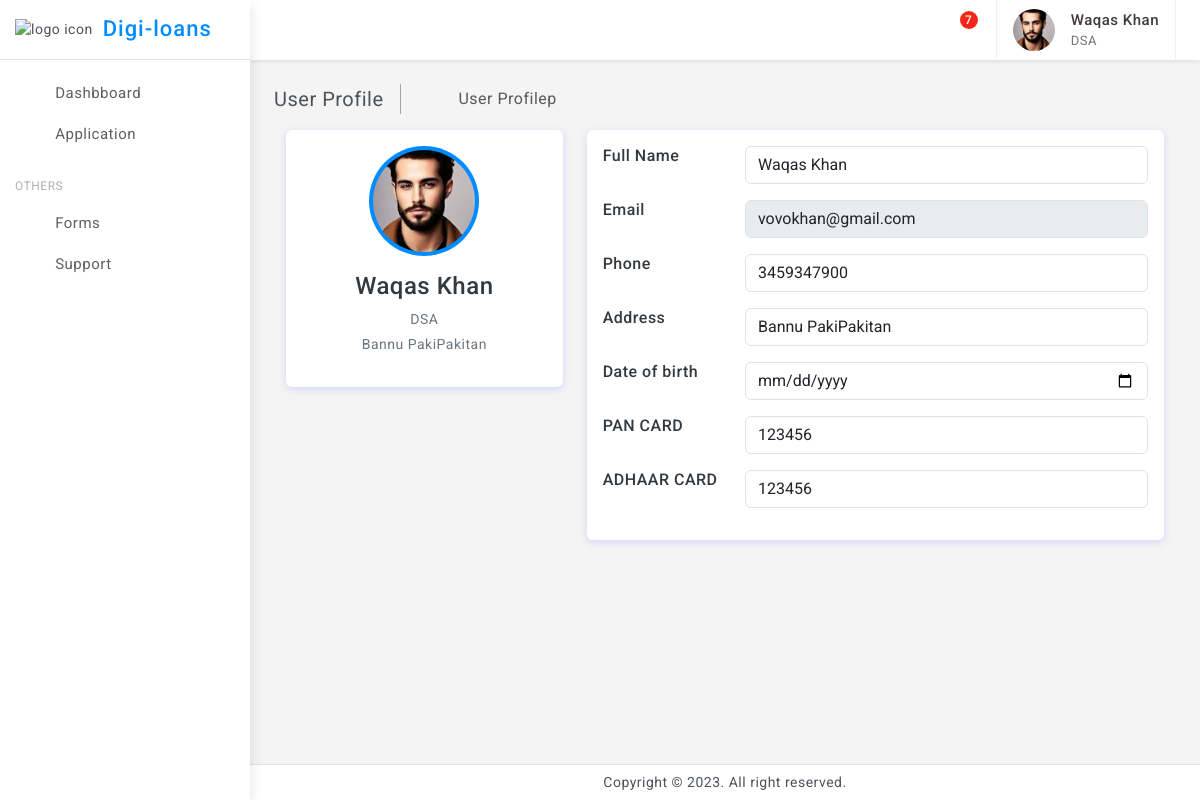
The app's page /dashboard/user_view/481 (signed in) with its own data.
### tables this page shows
CREATE TABLE "Users" (
	"user_id"	INTEGER,
	"email"	TEXT NOT NULL,
	"password"	TEXT NOT NULL,
	"role_id"	INTEGER,
	"full_name"	TEXT,
	"date_of_birth"	TEXT,
	"address"	TEXT,
	"phone_number"	TEXT,
	"created_time"	TIMESTAMP DEFAULT CURRENT_TIMESTAMP,
	"updated_time"	TIMESTAMP DEFAULT CURRENT_TIMESTAMP,
	"approved"	INTEGER,
	"createdBy"	INTEGER,
	"branchBy"	INTEGER,
	PRIMARY KEY("user_id"),
	FOREIGN KEY("branchBy") REFERENCES "Users"("user_id")
);

CREATE TABLE Roles (
                role_id INTEGER PRIMARY KEY,
                role_name TEXT NOT NULL,
                created_time TIMESTAMP DEFAULT CURRENT_TIMESTAMP,
                updated_time TIMESTAMP DEFAULT CURRENT_TIMESTAMP
            );

CREATE TABLE "UserProfile" (
	"id"	INTEGER NOT NULL,
	"user_id"	INTEGER NOT NULL,
	"image"	TEXT,
	PRIMARY KEY("id" AUTOINCREMENT),
	FOREIGN KEY("user_id") REFERENCES "Users"("user_id")
);

CREATE TABLE "UserDocument" (
	"id"	INTEGER NOT NULL UNIQUE,
	"user_id"	INTEGER,
	"adhar_card"	TEXT,
	"pan_card"	TEXT, created_at TIMESTAMP DEFAULT CURRENT_TIMESTAMP,
	PRIMARY KEY("id" AUTOINCREMENT)
);

### flask_app.py (the view)
@app.route('/dashboard/user_view/<int:user_id>', methods=['GET', 'POST'])
def user_view(user_id):
    user=get_user(user_id)
    role=get_role(user[3])
    image=get_user_image(user_id)
    roles=get_roles()
    user_doc=user_documentdb.get_user_document_by_id(user_id)
    return render_template("vertical/user_profile_other.html",user=user,role=role,image=image,roles=roles,user_id=user_id,user_doc=user_doc)

### databse/db_service.py (called while the page is built)
def connect_db():
    return sqlite3.connect('databse/digi_loans.db')

def get_user(user_id):
    conn = connect_db()
    cursor = conn.cursor()
    try:
        cursor.execute('SELECT * FROM Users WHERE user_id = ?', (user_id,))
        user = cursor.fetchone()
        conn.close()
        return user
    except sqlite3.Error as e:
        print("Error getting user:", e)
        conn.close()
        return None

def get_role(role_id):
    conn = connect_db()
    cursor = conn.cursor()
    try:
        cursor.execute('SELECT * FROM Roles WHERE role_id = ?', (role_id,))
        role = cursor.fetchone()
        conn.close()
        return role
    except sqlite3.Error as e:
        print("Error getting role:", e)
        conn.close()
        return None

def get_roles():
    conn = connect_db()
    cursor = conn.cursor()
    try:
        cursor.execute('SELECT * FROM Roles',)
        roles = cursor.fetchall()
        conn.close()
        return roles
    except sqlite3.Error as e:
        print("Error getting role:", e)
        conn.close()
        return None

def get_user_image(user_id):
    try:
        conn = connect_db()
        cursor = conn.cursor()
        cursor.execute('SELECT * FROM UserProfile WHERE user_id = ?', (user_id,))
        result = cursor.fetchone()  # Fetch one row, assuming you want to retrieve a single user's image data
        conn.commit()
        print("got image result for ",user_id," : ",result)
        return result  # Return the fetched result
    except sqlite3.Error as e:
        print("Error get_user_image:", e)
        if conn:
            conn.rollback()
        return None  # Return None to indicate an error

### databse/user_document.py (called while the page is built)
def get_user_document_by_id(user_id):
    connection = db.connect_db()
    cursor = connection.cursor()
    try:
        cursor.execute("SELECT * FROM UserDocument WHERE user_id=?", (user_id,))
        return cursor.fetchone()
    except Exception as e:
        print("Error retrieving user document:", e)
    finally:
        connection.close()

### templates/vertical/user_profile_other.html (shortened to what this page needs)
{% extends "base.html" %}
{% block content %}
<div class="page-wrapper">
	<div class="page-content">
		<div class="page-breadcrumb d-none d-sm-flex align-items-center mb-3">
			<div class="breadcrumb-title pe-3">User Profile</div>
			<div class="ps-3">
				<nav aria-label="breadcrumb">
					<ol class="breadcrumb mb-0 p-0">
						<li class="breadcrumb-item"><a href="javascript:;"><i class="bx bx-home-alt"></i></a>
						</li>
						<li class="breadcrumb-item active" aria-current="page">User Profilep</li>
					</ol>
				</nav>
			</div>
		</div>
		<div class="container">
			<div class="main-body">
				<div class="row">
					<div class="col-lg-4">
						<div class="card">
							<div class="card-body">
								<form action="{{ url_for('user_profile') }}" method="POST" enctype="multipart/form-data">
								<div class="d-flex flex-column align-items-center text-center">
									<img src="{{ url_for('static', filename=image[2]) }}" alt="Admin" class="rounded-circle p-1 bg-primary" width="110">
									<div class="mt-3">
										<h4>{{user[4]}}</h4>
										<p class="text-secondary mb-1">{{role[1]}}</p>
										<p class="text-muted font-size-sm">{{user[6]}}</p>
									</div>
								</div>
							</div>
						</div>
					</div>
					<div class="col-lg-8">
						<div class="card">
							<div class="card-body">
								<div class="row mb-3">
									<div class="col-sm-3">
										<h6 class="mb-0">Full Name</h6>
									</div>
									<div class="col-sm-9 text-secondary">
										<input name="full_name" type="text" class="form-control" value="{{user[4]}}" />
									</div>
								</div>
								<div class="row mb-3">
									<div class="col-sm-3">
										<h6 class="mb-0">Email</h6>
									</div>
									<div class="col-sm-9 text-secondary">
										<input name="email_address" type="text" class="form-control" value="{{user[1]}}" disabled/>
									</div>
								</div>
								<div class="row mb-3">
									<div class="col-sm-3">
										<h6 class="mb-0">Phone</h6>
									</div>
									<div class="col-sm-9 text-secondary">
										<input name="phone" type="text" class="form-control" value="{{user[7]}}" />
									</div>
								</div>
								<div class="row mb-3">
									<div class="col-sm-3">
										<h6 class="mb-0">Address</h6>
									</div>
									<div class="col-sm-9 text-secondary">
										<input name="address" type="text" class="form-control" value="{{user[6]}}" />
									</div>
								</div>
								<div class="row mb-3">
									<div class="col-sm-3">
										<h6 class="mb-0">Date of birth</h6>
									</div>
									<div class="col-sm-9 text-secondary">
										<input name="date_of_birth" type="date" class="form-control" value="{{user[5]}}" />
									</div>
								</div>
								<div class="row mb-3">
									<div class="col-sm-3">
										<h6 class="mb-0">PAN CARD</h6>
									</div>
									<div class="col-sm-9 text-secondary">
										<input name="pan_card" type="text" class="form-control" value="{{user_doc[2]}}" />
									</div>
								</div>
								<div class="row mb-3">
									<div class="col-sm-3">
										<h6 class="mb-0">ADHAAR CARD</h6>
									</div>
									<div class="col-sm-9 text-secondary">
										<input name="adhaar_card" type="text" class="form-control" value="{{user_doc[3]}}" />
									</div>
								</div>
							</div>
						</div>
					</div>
				</div>
			</div>
		</div>
	</div>
</div>
{% endblock %}

### templates/base.html (shortened to what this page needs)
<!doctype html>
<html lang="en">
<head>
	<link href="{{ url_for('static', filename='assets/plugins/vectormap/jquery-jvectormap-2.0.2.css') }}" rel="stylesheet"/>
	<link href="{{ url_for('static', filename='assets/plugins/simplebar/css/simplebar.css') }}" rel="stylesheet" />
	<link href="{{ url_for('static', filename='assets/plugins/perfect-scrollbar/css/perfect-scrollbar.css') }}" rel="stylesheet" />
	<link href="{{ url_for('static', filename='assets/plugins/metismenu/css/metisMenu.min.css') }}" rel="stylesheet"/>
	<link href="{{ url_for('static', filename='assets/plugins/datatable/css/dataTables.bootstrap5.min.css') }}" rel="stylesheet" />
	<link href="{{ url_for('static', filename='assets/css/pace.min.css') }}" rel="stylesheet"/>
	<link href="{{ url_for('static', filename='assets/css/bootstrap.min.css') }}" rel="stylesheet">
	<link href="{{ url_for('static', filename='assets/css/bootstrap-extended.css') }}" rel="stylesheet">
	<link href="{{ url_for('static', filename='assets/css/app.css') }}" rel="stylesheet">
	<link href="{{ url_for('static', filename='assets/css/icons.css') }}" rel="stylesheet">
	<link rel="stylesheet" href="{{ url_for('static', filename='assets/css/dark-theme.css') }}"/>
	<link rel="stylesheet" href="{{ url_for('static', filename='assets/css/semi-dark.css') }}"/>
	<link rel="stylesheet" href="{{ url_for('static', filename='assets/css/header-colors.css') }}"/>
</head>
<body>
	<div class="wrapper">
		<div class="sidebar-wrapper" data-simplebar="true">
			<div class="sidebar-header">
				<div>
					<img src="{{ url_for('static', filename='assets/images/logo-icon.png') }}" class="logo-icon" alt="logo icon">
				</div>
				<div>
					<h4 class="logo-text">Digi-loans</h4>
				</div>
				<div class="toggle-icon ms-auto"><i class='bx bx-arrow-back'></i>
				</div>
			 </div>
			<ul class="metismenu" id="menu">
				<li>
					<a href="/dashboard" >
						<div class="parent-icon"><i class='bx bx-home'></i>
						</div>
						<div class="menu-title">Dashbboard</div>
					</a>
				</li>
				<li>
					<a href="{{ url_for('all_applications') }}" >
						<div class="parent-icon"><i class="bx bx-category"></i>
						</div>
						<div class="menu-title">Application</div>
					</a>
				</li>
				<li class="menu-label">Others</li>
				<li>
					<a href="{{ url_for('admin_forms') }}" >
						<div class="parent-icon"><i class='bx bx-cookie'></i>
						</div>
						<div class="menu-title">Forms</div>
					</a>
				</li>
				<li>
					<a href="http://digi-loans.com/" target="_blank">
						<div class="parent-icon"><i class="bx bx-support"></i>
						</div>
						<div class="menu-title">Support</div>
					</a>
				</li>
			</ul>
		</div>
		<header>
			<div class="topbar d-flex align-items-center">
				<nav class="navbar navbar-expand gap-3">
					  <div class="top-menu ms-auto">
						<ul class="navbar-nav align-items-center gap-1">
							<li class="nav-item dark-mode d-none d-sm-flex">
								<a class="nav-link dark-mode-icon" href="javascript:;"><i class='bx bx-moon'></i>
								</a>
							</li>
							<li class="nav-item dropdown dropdown-large">
								<a class="nav-link dropdown-toggle dropdown-toggle-nocaret position-relative" href="#" data-bs-toggle="dropdown"><span class="alert-count">7</span>
									<i class='bx bx-bell'></i>
								</a>
							</li>
						</ul>
					</div>
					<div class="user-box dropdown px-3">
						<a class="d-flex align-items-center nav-link dropdown-toggle gap-3 dropdown-toggle-nocaret" href="#" role="button" data-bs-toggle="dropdown" aria-expanded="false">
							{% if session['image'] %}
							<img src="{{ url_for('static', filename=session['image'][2]) }}" class="user-img" alt="user avatar">
							{% endif %}
							<div class="user-info">
								<p class="user-name mb-0">{{session['user'][4]}}</p>
								<p class="designattion mb-0">{{session['role'][1]}}</p>
							</div>
						</a>
					</div>
				</nav>
			</div>
		</header>
		{% block content %}{% endblock %}
		<footer class="page-footer">
			<p class="mb-0">Copyright © 2023. All right reserved.</p>
		</footer>
	</div>
</body>
</html>

### static/assets/css/app.css (style rules this page uses)
body { font-size: 14px; color: #4c5258; letter-spacing: .5px; background: #f4f4f4; overflow-x: hidden; font-family: Roboto, sans-serif }
a { text-decoration: none }
.wrapper { width: 100%; position: relative }
.sidebar-wrapper { width: 250px; height: 100%; position: fixed; top: 0; bottom: 0; left: 0; background: #fff; border-right: 0 solid #e4e4e4; z-index: 11; box-shadow: 0 .3rem .8rem rgba(0, 0, 0, .12); transition: all .2s ease-out }
.sidebar-header { width: 250px; height: 60px; display: flex; align-items: center; position: fixed; top: 0; bottom: 0; padding: 0 15px; z-index: 5; background: #fff; background-clip: padding-box; border-bottom: 1px solid #e4e4e4 }
.logo-icon { width: 30px }
.logo-text { font-size: 22px; margin-left: 10px; margin-bottom: 0; letter-spacing: 1px; color: #008cff; }
.toggle-icon { font-size: 22px; cursor: pointer; color: #008cff }
.topbar { position: fixed; top: 0; left: 250px; right: 0; height: 60px; background: #fff; border-bottom: 1px solid rgb(228 228 228 / 0%); z-index: 10; -webkit-box-shadow: 0 .125rem .25rem rgba(0, 0, 0, .075); box-shadow: 0 .125rem .25rem rgba(0, 0, 0, .075); }
.topbar .navbar { width: 100%; height: 60px; padding-left: 1.5rem; padding-right: 1.5rem; }
.page-wrapper { height: 100%; margin-top: 60px; margin-bottom: 30px; margin-left: 250px }
.page-content { padding: 1.5rem 1.5rem 0.7rem 1.5rem }
.page-footer { background: #fff; left: 250px; right: 0; bottom: 0; position: fixed; text-align: center; padding: 7px; font-size: 14px; border-top: 1px solid #e4e4e4; z-index: 3 }
.sidebar-wrapper ul { padding: 0; margin: 0; list-style: none; background: 0 0 }
.sidebar-wrapper .metismenu { background: 0 0; display: -webkit-box; display: -ms-flexbox; display: flex; padding: 10px; margin-top: 60px; -webkit-box-orient: vertical; -webkit-box-direction: normal; -ms-flex-direction: column; flex-direction: column }
.sidebar-wrapper .metismenu li+li { margin-top: 5px }
.sidebar-wrapper .metismenu li:first-child { margin-top: 5px }
.sidebar-wrapper .metismenu li:last-child { margin-bottom: 5px }
.sidebar-wrapper .metismenu>li { display: -webkit-box; display: -ms-flexbox; display: flex; -webkit-box-orient: vertical; -webkit-box-direction: normal; -ms-flex-direction: column; flex-direction: column; position: relative }
.sidebar-wrapper .metismenu a { position: relative; display: flex; align-items: center; justify-content: left; padding: 6px 16px; font-size: 15px; color: #5f5f5f; outline-width: 0; text-overflow: ellipsis; overflow: hidden; letter-spacing: .5px; border-radius: 0.25rem; transition: all .3s ease-out }
.sidebar-wrapper .metismenu a .parent-icon { font-size: 24px; line-height: 1 }
.sidebar-wrapper .metismenu a .menu-title { margin-left: 10px }
.menu-label { padding: 20px 15px 5px 5px; color: #b0afaf; text-transform: uppercase; font-size: 12px; letter-spacing: .5px }
.breadcrumb-title { font-size: 20px; border-right: 1.5px solid #aaa4a4 }
.page-breadcrumb .breadcrumb li.breadcrumb-item { font-size: 16px }
.page-breadcrumb .breadcrumb-item+.breadcrumb-item::before { display: inline-block; padding-right: .5rem; color: #6c757d; font-family: LineIcons; content: "\ea5c" }
input::placeholder { color: #000!important; opacity: .3!important }
.topbar .navbar .navbar-nav .nav-item { display: flex; align-items: center; justify-content: center; width: auto; height: 60px; }
.topbar .navbar .navbar-nav .nav-link { color: #212529; font-size: 22px; border-radius: 50%; display: flex; align-items: center; justify-content: center; width: 42px; height: 42px; transition: 0.3s cubic-bezier(0.075, 0.82, 0.165, 1); }
.dropdown-toggle-nocaret:after { display: none }
.alert-count { position: absolute; top: 2px; left: 22px; width: 18px; height: 18px; display: flex; align-items: center; justify-content: center; border-radius: 50%; font-size: 12px; font-weight: 500; color: #fff; background: #f62718 }
.user-img { width: 42px; height: 42px; border-radius: 50%; border: 0 solid #e5e5e5; padding: 0; }
.user-info .user-name { font-size: 15px; font-weight: 500; color: #413c3c }
.user-info .designattion { font-size: 13px; color: #747474 }
.user-box { display: flex; align-items: center; height: 60px; border-left: 1px solid #f0f0f0; border-right: 1px solid #f0f0f0; }
.dropdown-large { position: relative }

### records on screen
Users: full_name "Waqas Khan", address "Bannu PakiPakitan", email_address "vovokhan@gmail.com", phone "3459347900"
Roles: role_name "DSA"
UserProfile: image (picture)
UserDocument: pan_card "123456", adhaar_card "123456"
